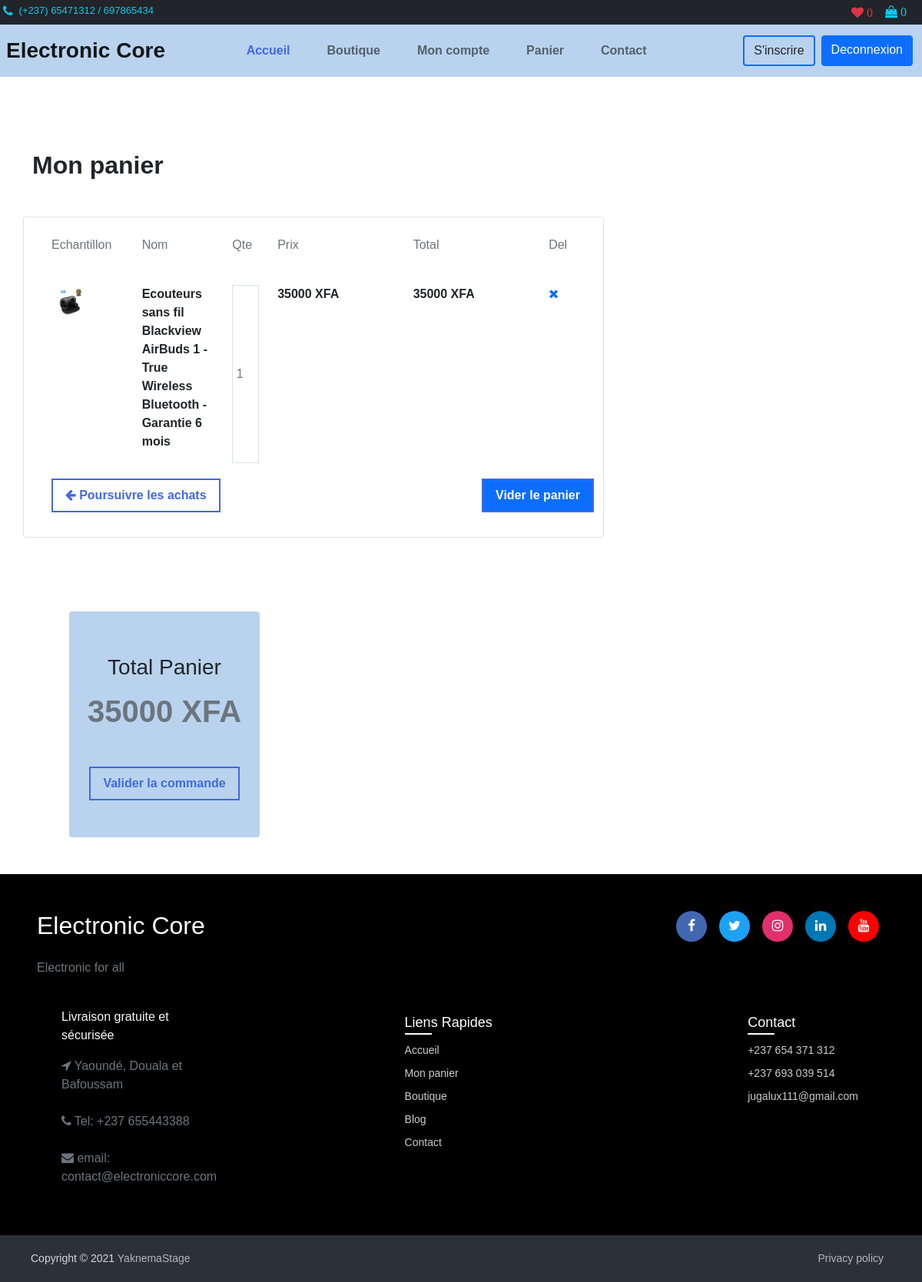
/my-cart/ (signed in), run on an earlier commit of the app's database.
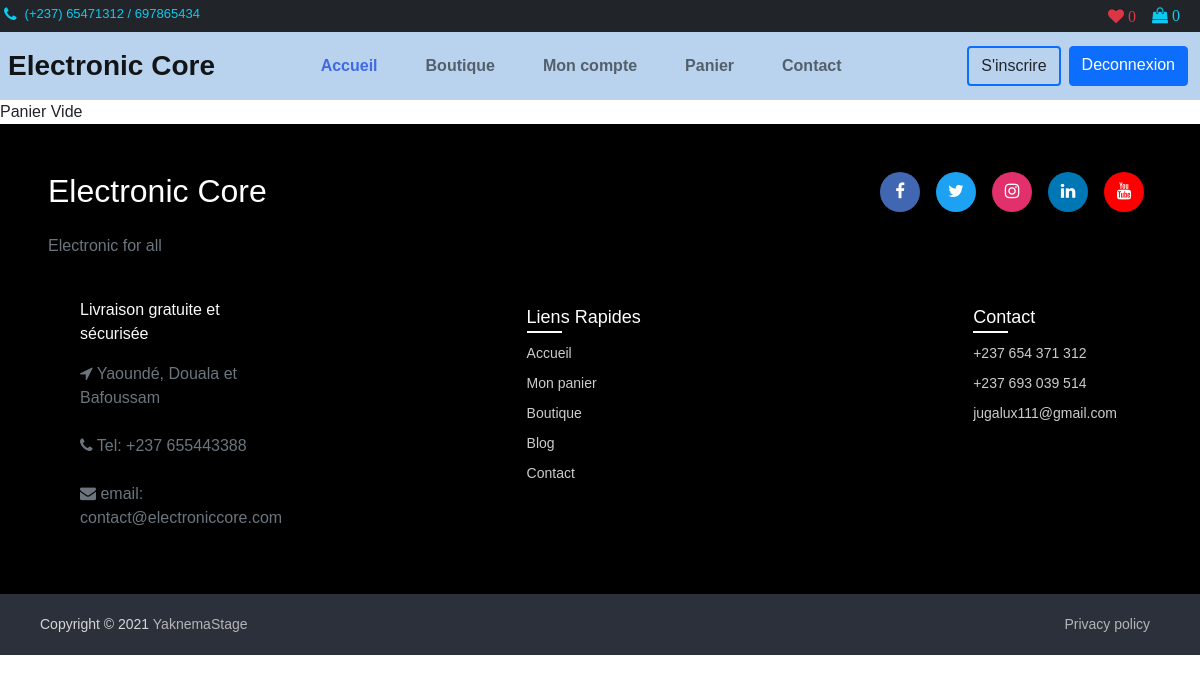
And on a later commit of the database.
### core/models.py (models this page shows, shortened)
class OrderItem(models.Model):
    qte = models.IntegerField()
    total_price = models.IntegerField(default=0)
    order = models.ForeignKey(Order, models.CASCADE, related_name='items')
    product = models.ForeignKey(Product, models.CASCADE)

class Product(models.Model):
    STATUS = (
        ('New', 'New'),
        ('On Sale', 'On Salee'),
        ('Reached Limits', 'Reached Limits')
    )
    title = models.CharField(max_length=200, unique=True)
    slug = models.SlugField(max_length=200, unique=True)
    price = models.IntegerField()
    full_desc = QuillField(default='', null=True, blank=True)
    mini_desc = QuillField(default='', null=True, blank=True)
    qte = models.IntegerField()
    status = models.CharField(max_length=100, choices=STATUS, default='New')
    post_on = models.DateField(auto_now=True)
    category_id = models.ForeignKey(Category, models.CASCADE)
    def get_main_image(self):
        return self.images.get(title='main').image.url

class ProductImage(models.Model):
    title = models.CharField(max_length=200)
    image = models.ImageField(upload_to='products_image')
    product = models.ForeignKey(Product, models.CASCADE, related_name='images')

class Order(models.Model):
    STATE = (
        ('Validated', 'Validated'),
        ('In Cart', 'In Cart'),
        ('Paid', 'Paid'),
    )
    note = models.TextField(null=True)
    ordered_on = models.DateTimeField(auto_now=True, null=True)
    price = models.IntegerField(default=0)
    adress = models.ForeignKey(Address, models.CASCADE, null=True)
    state = models.CharField(max_length=100, choices=STATE, default=STATE[1])
    customer = models.ForeignKey(Customer, models.SET_NULL, null=True,)

### core/views.py (the view)
# urls.py: path('my-cart/', ListCartView.as_view(), name='list_cart'),
class ListCartView(View):
    template_name = "core/cart.html"
    context = {}
    def get(self, request, *args, **kwargs):
        cart = None
        order_items = None
        if not request.user.is_authenticated:
            if 'cart' in request.session:
                cart = list()
                for product, qte in request.session.get('cart').iteritems():
                    order_items = OrderItem(product=product.id, qte=qte)
                    order_items.total_price += order_items.total()
                    list.append(cart, order_items)
        else:
            client = Customer.objects.get(user=request.user.id)
            cart = Order.objects.filter(
                customer=client, state='In Cart').first()
            if cart:
                order_items = cart.items.all()
                self.context = {'cart': cart, 'order_items': order_items}
                return render(request, self.template_name, self.context)
            else:
                return render(request, self.template_name, {'error_message': "Panier Vide"})

### core/context_processors.py (called while the page is built)
def categories(request):
    categories = Category.objects.all()
    return {'categories': categories}

### core/templates/core/cart.html (shortened to what this page needs)
{% extends 'core/base.html' %}
{% block content %}
{%if  error_message %}
	{{ error_message }}
{% else %}
	<div class="container d-flex my-5">
		<div class="col-lg-8">
			<h2 class="fw-bold my-5">Mon panier</h2>
			<div class="row d-grid ps-4 me-0 py-4 border border-1 rounded">
				<div class="row mb-1">
					<div class="col-lg-2">
						<p class="text-secondary">Echantillon</p>
					</div>
					<div class="col-lg-2 d-grid">
						<p class="text-secondary">Nom</p>
					</div>
					<div class="col-lg-1 d-grid">
						<p class="text-secondary">Qte</p>
					</div>
					<div class="col-lg-3 d-grid">
						<p class="text-secondary">Prix</p>
					</div>
					<div class="col-lg-3 d-grid">
						<p class="text-secondary">Total</p>
					</div>
					<div class="col-lg-1 d-grid">
						<p class="text-secondary">Del</p>
					</div>
				</div>
					<div class="row row_cart my-1 pt-3">
					{% for item in order_items %}
						<div class="col-lg-2">
							<img src="{{ item.product.get_main_image }}" class="w-50">
						</div>
						<div class="col-lg-2 d-grid">
							<p class="fw-bold">{{ item.product.title }}</p>
						</div>
						<div class="col-lg-1 d-grid">
							<input type="number" name="qte" min="1" placeholder="1" class="w-100 border border-1 bg-transparent text-center" style="-moz-appearance: textfield">
						</div>
						<div class="col-lg-3 d-grid">
							<p class="fw-bold">{{ item.product.price }} XFA</p>
						</div>
						<div class="col-lg-3 d-grid">
							<p class="fw-bold">{{ item.total_price }} XFA</p>
						</div>
						<div class="col-lg-1">
							<a href="{% url 'core:delete_item' item.product.slug %}"><i class="fa fa-remove"></i></a>
						</div>
					{% endfor %}
				</div>
			<div class="w-100 mt-2 py-2 d-flex justify-content-between">
				<a href="{% url 'core:shop' %}" class="btn btn-larger fw-bold btn-block px-3 p-2"/>
					<i class="fa fa-arrow-left"></i>
                    Poursuivre les achats
                <a href="{% url 'core:delete_order' cart.id %}" class="btn btn-larger bg-primary text-light fw-bold btn-block px-3 p-2"/>
                    Vider le panier
			</div>
		</div>
		<div class="col-lg-4 mt-5 pt-lg-5 ms-lg-5">
			<div class="command py-lg-5 my-lg-auto rounded">
				<h3 class="text-dark text-center my-2">Total Panier</h3>
				<h1 class="fw-bold text-secondary text-center my-3">{{cart.price}} XFA</h1>
				<div class="d-flex justify-content-center mt-3 mt-lg-5">
					<a href="{% url 'core:checkout' cart.id %}" class="btn btn-larger fw-bold btn-block px-3 p-2"/>
	                    Valider la commande
				</div>
			</div>
		</div>
	</div>
{% endif %}
{% endblock %}

What changed in the data, as far as the page shows it:
no longer on this page (row unchanged): OrderItem: product.get_main_image (picture), product "Ecouteurs sans fil Blackview AirBuds 1 - True Wireless Bluetooth - Garantie 6 mois", product.price "35000", total_price "35000"
no longer on this page (row edited): Order: price "35000"
Also different on the page:
{{ error_message }}: (not shown) → "Panier Vide"
text no longer shown: "Mon panier Echantillon Nom Qte Prix Total Del Poursuivre les achats Vider le panier Total Panier XFA Valider la commande"
